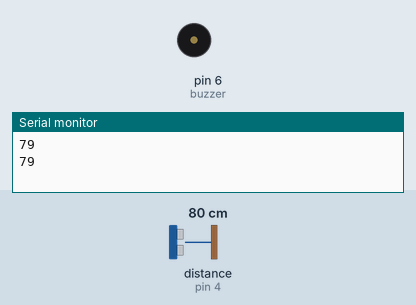
Bench run of a sketch on a simulated Arduino Uno, built with avr-gcc and run on an emulated ATmega328P. Parts: buzzer (waves = sounding, pin HIGH), the last lines printed to the serial monitor. Wiring (inferred from the names in the program): ultrasonic range finder: trigger pin 2; echo pin 4. Inputs (shaded band) come from the test bench; at power-on: distance to the obstacle (sensor on pin 4) 80 cm. The echo pulse lasts 58.3 µs per cm; pins used as bus, display or sensor lines are not drawn.

Above: at 2.8 s.
2.9 s: distance to the obstacle (sensor on pin 4) set to 12 cm
6.2 s: distance to the obstacle (sensor on pin 4) set to 9 cm
At 10.2 s:
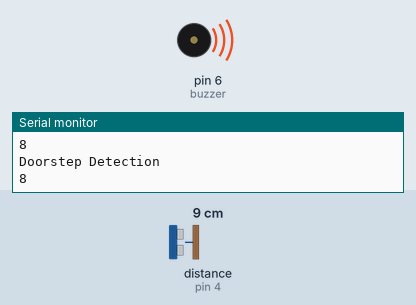
10.5 s: distance to the obstacle (sensor on pin 4) set to 18 cm
At 13.3 s:
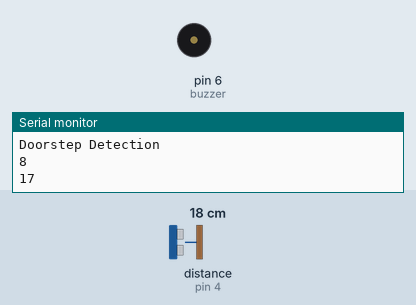
14.5 s: distance to the obstacle (sensor on pin 4) set to 2 cm
At 17.7 s:
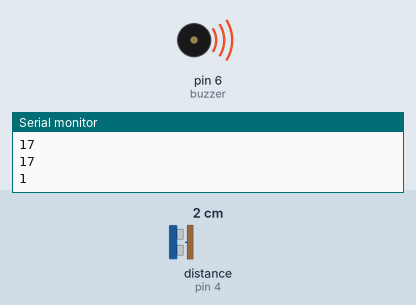
Timing chart, 0 to 19.2 s (numbered marks = the images above; inputs shaded):
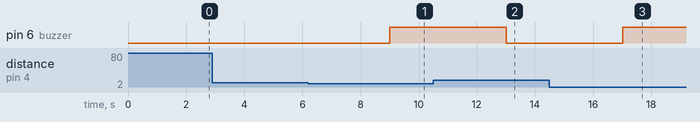

Measured:
- the behaviour switches between 11 and 10 cm on distance to the obstacle (sensor on pin 4) (found by bisection; images 0 and 1)
- after the input at 6.2 s, pin 6 (buzzer): LOW → HIGH after 2.8 s
- after the input at 10.5 s, pin 6 (buzzer): HIGH → LOW after 2.5 s
- after the input at 14.5 s, pin 6 (buzzer): LOW → HIGH after 2.5 s

The sketch:

security-automation.ino
```cpp
//Debadri Dutta's Code

const int trigPin = 2;
const int echoPin = 4;

int minSecsBetweenEmails = 60; // 1 min interval b/w emails

long lastSend = -minSecsBetweenEmails * 1000l;
int distance=0;

void setup() {
  // initialize serial communication:
  Serial.begin(9600);
  pinMode(6,OUTPUT); //buzzer
   Serial.begin(9600);
  pinMode(trigPin, OUTPUT);
  pinMode(echoPin, INPUT);
}

void loop()
{
  // establish variables for duration of the ping,
  // and the distance result in inches and centimeters:
  long duration, cm;
   long now = millis();
  // The sensor is triggered by a HIGH pulse of 10 or more microseconds.
  // Give a short LOW pulse beforehand to ensure a clean HIGH pulse:
  digitalWrite(trigPin, LOW);
  delayMicroseconds(2);
  digitalWrite(trigPin, HIGH);
  delayMicroseconds(2);
  digitalWrite(trigPin, LOW);
  duration = pulseIn(echoPin, HIGH);
  distance = duration/58.2;
  Serial.println(distance);
  delay(1000);
  if(distance<10)
    {
      digitalWrite(6, HIGH);
      if (now > (lastSend + minSecsBetweenEmails * 1000l))
    {
      Serial.println("Doorstep Detection");
      lastSend = now;
    }
    else
    {
      Serial.println("");
  }

    }
    else
    {digitalWrite(6,LOW);}
 delay(1000);

}
```
